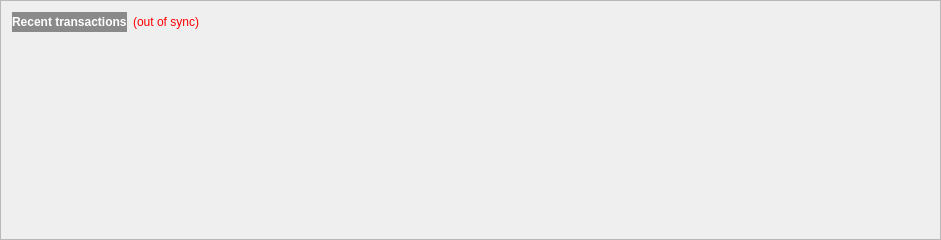
  <widget class="QFrame" name="frame_2">
   <property name="geometry">
    <rect>
     <x>10</x>
     <y>280</y>
     <width>941</width>
     <height>240</height>
    </rect>
   </property>
   <property name="palette">
    <palette>
     <active>
      <colorrole role="WindowText">
       <brush brushstyle="SolidPattern">
        <color alpha="255">
         <red>255</red>
         <green>255</green>
         <blue>255</blue>
        </color>
       </brush>
      </colorrole>
      <colorrole role="Dark">
       <brush brushstyle="SolidPattern">
        <color alpha="255">
         <red>178</red>
         <green>178</green>
         <blue>178</blue>
        </color>
       </brush>
      </colorrole>
      <colorrole role="Mid">
       <brush brushstyle="SolidPattern">
        <color alpha="255">
         <red>178</red>
         <green>178</green>
         <blue>178</blue>
        </color>
       </brush>
      </colorrole>
      <colorrole role="Text">
       <brush brushstyle="SolidPattern">
        <color alpha="255">
         <red>255</red>
         <green>255</green>
         <blue>255</blue>
        </color>
       </brush>
      </colorrole>
      <colorrole role="ButtonText">
       <brush brushstyle="SolidPattern">
        <color alpha="255">
         <red>255</red>
         <green>255</green>
         <blue>255</blue>
        </color>
       </brush>
      </colorrole>
      <colorrole role="HighlightedText">
       <brush brushstyle="SolidPattern">
        <color alpha="255">
         <red>255</red>
         <green>255</green>
         <blue>255</blue>
        </color>
       </brush>
      </colorrole>
     </active>
     <inactive>
      <colorrole role="WindowText">
       <brush brushstyle="SolidPattern">
        <color alpha="255">
         <red>255</red>
         <green>255</green>
         <blue>255</blue>
        </color>
       </brush>
      </colorrole>
      <colorrole role="Dark">
       <brush brushstyle="SolidPattern">
        <color alpha="255">
         <red>178</red>
         <green>178</green>
         <blue>178</blue>
        </color>
       </brush>
      </colorrole>
      <colorrole role="Mid">
       <brush brushstyle="SolidPattern">
        <color alpha="255">
         <red>178</red>
         <green>178</green>
         <blue>178</blue>
        </color>
       </brush>
      </colorrole>
      <colorrole role="Text">
       <brush brushstyle="SolidPattern">
        <color alpha="255">
         <red>255</red>
         <green>255</green>
         <blue>255</blue>
        </color>
       </brush>
      </colorrole>
      <colorrole role="ButtonText">
       <brush brushstyle="SolidPattern">
        <color alpha="255">
         <red>255</red>
         <green>255</green>
         <blue>255</blue>
        </color>
       </brush>
      </colorrole>
      <colorrole role="HighlightedText">
       <brush brushstyle="SolidPattern">
        <color alpha="255">
         <red>255</red>
         <green>255</green>
         <blue>255</blue>
        </color>
       </brush>
      </colorrole>
     </inactive>
     <disabled>
      <colorrole role="WindowText">
       <brush brushstyle="SolidPattern">
        <color alpha="255">
         <red>255</red>
         <green>255</green>
         <blue>255</blue>
        </color>
       </brush>
      </colorrole>
      <colorrole role="Dark">
       <brush brushstyle="SolidPattern">
        <color alpha="255">
         <red>178</red>
         <green>178</green>
         <blue>178</blue>
        </color>
       </brush>
      </colorrole>
      <colorrole role="Mid">
       <brush brushstyle="SolidPattern">
        <color alpha="255">
         <red>178</red>
         <green>178</green>
         <blue>178</blue>
        </color>
       </brush>
      </colorrole>
      <colorrole role="Text">
       <brush brushstyle="SolidPattern">
        <color alpha="255">
         <red>255</red>
         <green>255</green>
         <blue>255</blue>
        </color>
       </brush>
      </colorrole>
      <colorrole role="ButtonText">
       <brush brushstyle="SolidPattern">
        <color alpha="255">
         <red>255</red>
         <green>255</green>
         <blue>255</blue>
        </color>
       </brush>
      </colorrole>
      <colorrole role="HighlightedText">
       <brush brushstyle="SolidPattern">
        <color alpha="255">
         <red>255</red>
         <green>255</green>
         <blue>255</blue>
        </color>
       </brush>
      </colorrole>
     </disabled>
    </palette>
   </property>
   <property name="autoFillBackground">
    <bool>true</bool>
   </property>
   <property name="frameShape">
    <enum>QFrame::StyledPanel</enum>
   </property>
   <property name="frameShadow">
    <enum>QFrame::Raised</enum>
   </property>
   <layout class="QGridLayout" name="gridLayout">
    <item row="0" column="0">
     <layout class="QHBoxLayout" name="horizontalLayout_2">
      <item>
       <widget class="QLabel" name="label_4">
        <property name="autoFillBackground">
         <bool>false</bool>
        </property>
        <property name="styleSheet">
         <string notr="true">background-color: rgb(138, 138, 138);</string>
        </property>
        <property name="text">
         <string>&lt;html&gt;&lt;head/&gt;&lt;body&gt;&lt;p&gt;&lt;span style=&quot; font-weight:600; color:#ffffff;&quot;&gt;Recent transactions&lt;/span&gt;&lt;/p&gt;&lt;/body&gt;&lt;/html&gt;</string>
        </property>
       </widget>
      </item>
      <item>
       <widget class="QLabel" name="labelTransactionsStatus">
        <property name="palette">
         <palette>
          <active>
           <colorrole role="WindowText">
            <brush brushstyle="SolidPattern">
             <color alpha="255">
              <red>255</red>
              <green>0</green>
              <blue>0</blue>
             </color>
            </brush>
           </colorrole>
           <colorrole role="Button">
            <brush brushstyle="SolidPattern">
             <color alpha="255">
              <red>178</red>
              <green>178</green>
              <blue>178</blue>
             </color>
            </brush>
           </colorrole>
           <colorrole role="Dark">
            <brush brushstyle="SolidPattern">
             <color alpha="255">
              <red>178</red>
              <green>178</green>
              <blue>178</blue>
             </color>
            </brush>
           </colorrole>
           <colorrole role="Text">
            <brush brushstyle="SolidPattern">
             <color alpha="255">
              <red>255</red>
              <green>0</green>
              <blue>0</blue>
             </color>
            </brush>
           </colorrole>
           <colorrole role="ButtonText">
            <brush brushstyle="SolidPattern">
             <color alpha="255">
              <red>255</red>
              <green>0</green>
              <blue>0</blue>
             </color>
            </brush>
           </colorrole>
          </active>
          <inactive>
           <colorrole role="WindowText">
            <brush brushstyle="SolidPattern">
             <color alpha="255">
              <red>255</red>
              <green>0</green>
              <blue>0</blue>
             </color>
            </brush>
           </colorrole>
           <colorrole role="Button">
            <brush brushstyle="SolidPattern">
             <color alpha="255">
              <red>178</red>
              <green>178</green>
              <blue>178</blue>
             </color>
            </brush>
           </colorrole>
           <colorrole role="Dark">
            <brush brushstyle="SolidPattern">
             <color alpha="255">
              <red>178</red>
              <green>178</green>
              <blue>178</blue>
             </color>
            </brush>
           </colorrole>
           <colorrole role="Text">
            <brush brushstyle="SolidPattern">
             <color alpha="255">
              <red>255</red>
              <green>0</green>
              <blue>0</blue>
             </color>
            </brush>
           </colorrole>
           <colorrole role="ButtonText">
            <brush brushstyle="SolidPattern">
             <color alpha="255">
              <red>255</red>
              <green>0</green>
              <blue>0</blue>
             </color>
            </brush>
           </colorrole>
          </inactive>
          <disabled>
           <colorrole role="WindowText">
            <brush brushstyle="SolidPattern">
             <color alpha="255">
              <red>255</red>
              <green>0</green>
              <blue>0</blue>
             </color>
            </brush>
           </colorrole>
           <colorrole role="Button">
            <brush brushstyle="SolidPattern">
             <color alpha="255">
              <red>178</red>
              <green>178</green>
              <blue>178</blue>
             </color>
            </brush>
           </colorrole>
           <colorrole role="Dark">
            <brush brushstyle="SolidPattern">
             <color alpha="255">
              <red>178</red>
              <green>178</green>
              <blue>178</blue>
             </color>
            </brush>
           </colorrole>
           <colorrole role="Text">
            <brush brushstyle="SolidPattern">
             <color alpha="255">
              <red>255</red>
              <green>0</green>
              <blue>0</blue>
             </color>
            </brush>
           </colorrole>
           <colorrole role="ButtonText">
            <brush brushstyle="SolidPattern">
             <color alpha="255">
              <red>255</red>
              <green>0</green>
              <blue>0</blue>
             </color>
            </brush>
           </colorrole>
          </disabled>
         </palette>
        </property>
        <property name="toolTip">
         <string>The displayed information may be out of date. Your wallet automatically synchronizes with the Sterlingcoin network after a connection is established, but this process has not completed yet.</string>
        </property>
        <property name="autoFillBackground">
         <bool>false</bool>
        </property>
        <property name="styleSheet">
         <string notr="true">QLabel { color: red; }
background-color: rgb(138, 138, 138);</string>
        </property>
        <property name="text">
         <string notr="true">(out of sync)</string>
        </property>
        <property name="alignment">
         <set>Qt::AlignRight|Qt::AlignTrailing|Qt::AlignVCenter</set>
        </property>
       </widget>
      </item>
      <item>
       <spacer name="horizontalSpacer">
        <property name="autoFillBackground">
         <bool>true</bool>
        </property>
        <property name="orientation">
         <enum>Qt::Horizontal</enum>
        </property>
        <property name="sizeHint" stdset="0">
         <size>
          <width>40</width>
          <height>20</height>
         </size>
        </property>
       </spacer>
      </item>
     </layout>
    </item>
    <item row="1" column="0">
     <widget class="QListView" name="listTransactions">
      <property name="palette">
       <palette>
        <active>
         <colorrole role="WindowText">
          <brush brushstyle="SolidPattern">
           <color alpha="255">
            <red>255</red>
            <green>255</green>
            <blue>255</blue>
           </color>
          </brush>
         </colorrole>
         <colorrole role="Button">
          <brush brushstyle="SolidPattern">
           <color alpha="0">
            <red>0</red>
            <green>0</green>
            <blue>0</blue>
           </color>
          </brush>
         </colorrole>
         <colorrole role="Light">
          <brush brushstyle="SolidPattern">
           <color alpha="255">
            <red>255</red>
            <green>255</green>
            <blue>255</blue>
           </color>
          </brush>
         </colorrole>
         <colorrole role="Midlight">
          <brush brushstyle="SolidPattern">
           <color alpha="255">
            <red>178</red>
            <green>178</green>
            <blue>178</blue>
           </color>
          </brush>
         </colorrole>
         <colorrole role="Dark">
          <brush brushstyle="SolidPattern">
           <color alpha="255">
            <red>178</red>
            <green>178</green>
            <blue>178</blue>
           </color>
          </brush>
         </colorrole>
         <colorrole role="Mid">
          <brush brushstyle="SolidPattern">
           <color alpha="255">
            <red>178</red>
            <green>178</green>
            <blue>178</blue>
           </color>
          </brush>
         </colorrole>
         <colorrole role="Text">
          <brush brushstyle="SolidPattern">
           <color alpha="255">
            <red>255</red>
            <green>255</green>
            <blue>255</blue>
           </color>
          </brush>
         </colorrole>
         <colorrole role="ButtonText">
          <brush brushstyle="SolidPattern">
           <color alpha="255">
            <red>255</red>
            <green>255</green>
            <blue>255</blue>
           </color>
          </brush>
         </colorrole>
         <colorrole role="Base">
          <brush brushstyle="NoBrush">
           <color alpha="255">
            <red>0</red>
            <green>0</green>
            <blue>0</blue>
           </color>
          </brush>
         </colorrole>
         <colorrole role="Window">
          <brush brushstyle="SolidPattern">
           <color alpha="0">
            <red>0</red>
            <green>0</green>
            <blue>0</blue>
           </color>
          </brush>
         </colorrole>
         <colorrole role="HighlightedText">
          <brush brushstyle="SolidPattern">
           <color alpha="255">
            <red>255</red>
            <green>255</green>
            <blue>255</blue>
           </color>
          </brush>
         </colorrole>
         <colorrole role="AlternateBase">
          <brush brushstyle="SolidPattern">
           <color alpha="255">
            <red>178</red>
            <green>178</green>
            <blue>178</blue>
           </color>
          </brush>
         </colorrole>
         <colorrole role="NoRole">
          <brush brushstyle="SolidPattern">
           <color alpha="255">
            <red>178</red>
            <green>178</green>
            <blue>178</blue>
           </color>
          </brush>
         </colorrole>
         <colorrole role="ToolTipBase">
          <brush brushstyle="SolidPattern">
           <color alpha="255">
            <red>178</red>
            <green>178</green>
            <blue>178</blue>
           </color>
          </brush>
         </colorrole>
        </active>
        <inactive>
         <colorrole role="WindowText">
          <brush brushstyle="SolidPattern">
           <color alpha="255">
            <red>255</red>
            <green>255</green>
            <blue>255</blue>
           </color>
          </brush>
         </colorrole>
         <colorrole role="Button">
          <brush brushstyle="SolidPattern">
           <color alpha="0">
            <red>0</red>
            <green>0</green>
            <blue>0</blue>
           </color>
          </brush>
         </colorrole>
         <colorrole role="Light">
          <brush brushstyle="SolidPattern">
           <color alpha="255">
            <red>255</red>
            <green>255</green>
            <blue>255</blue>
           </color>
          </brush>
         </colorrole>
         <colorrole role="Midlight">
          <brush brushstyle="SolidPattern">
           <color alpha="255">
            <red>178</red>
            <green>178</green>
            <blue>178</blue>
           </color>
          </brush>
         </colorrole>
         <colorrole role="Dark">
          <brush brushstyle="SolidPattern">
           <color alpha="255">
            <red>178</red>
            <green>178</green>
            <blue>178</blue>
           </color>
          </brush>
         </colorrole>
         <colorrole role="Mid">
          <brush brushstyle="SolidPattern">
           <color alpha="255">
            <red>178</red>
            <green>178</green>
            <blue>178</blue>
           </color>
          </brush>
         </colorrole>
         <colorrole role="Text">
          <brush brushstyle="SolidPattern">
           <color alpha="255">
            <red>255</red>
            <green>255</green>
            <blue>255</blue>
           </color>
          </brush>
         </colorrole>
         <colorrole role="ButtonText">
          <brush brushstyle="SolidPattern">
           <color alpha="255">
            <red>255</red>
            <green>255</green>
            <blue>255</blue>
           </color>
          </brush>
         </colorrole>
         <colorrole role="Base">
          <brush brushstyle="NoBrush">
           <color alpha="255">
            <red>0</red>
            <green>0</green>
            <blue>0</blue>
           </color>
          </brush>
         </colorrole>
         <colorrole role="Window">
          <brush brushstyle="SolidPattern">
           <color alpha="0">
            <red>0</red>
            <green>0</green>
            <blue>0</blue>
           </color>
          </brush>
         </colorrole>
         <colorrole role="HighlightedText">
          <brush brushstyle="SolidPattern">
           <color alpha="255">
            <red>255</red>
            <green>255</green>
            <blue>255</blue>
           </color>
          </brush>
         </colorrole>
         <colorrole role="AlternateBase">
          <brush brushstyle="SolidPattern">
           <color alpha="255">
            <red>178</red>
            <green>178</green>
            <blue>178</blue>
           </color>
          </brush>
         </colorrole>
         <colorrole role="NoRole">
          <brush brushstyle="SolidPattern">
           <color alpha="255">
            <red>178</red>
            <green>178</green>
            <blue>178</blue>
           </color>
          </brush>
         </colorrole>
         <colorrole role="ToolTipBase">
          <brush brushstyle="SolidPattern">
           <color alpha="255">
            <red>178</red>
            <green>178</green>
            <blue>178</blue>
           </color>
          </brush>
         </colorrole>
        </inactive>
        <disabled>
         <colorrole role="WindowText">
          <brush brushstyle="SolidPattern">
           <color alpha="255">
            <red>255</red>
            <green>255</green>
            <blue>255</blue>
           </color>
          </brush>
         </colorrole>
         <colorrole role="Button">
          <brush brushstyle="SolidPattern">
           <color alpha="0">
            <red>0</red>
            <green>0</green>
            <blue>0</blue>
           </color>
          </brush>
         </colorrole>
         <colorrole role="Light">
          <brush brushstyle="SolidPattern">
           <color alpha="255">
            <red>255</red>
            <green>255</green>
            <blue>255</blue>
           </color>
          </brush>
         </colorrole>
         <colorrole role="Midlight">
          <brush brushstyle="SolidPattern">
           <color alpha="255">
            <red>178</red>
            <green>178</green>
            <blue>178</blue>
           </color>
          </brush>
         </colorrole>
         <colorrole role="Dark">
          <brush brushstyle="SolidPattern">
           <color alpha="255">
            <red>178</red>
            <green>178</green>
            <blue>178</blue>
           </color>
          </brush>
         </colorrole>
         <colorrole role="Mid">
          <brush brushstyle="SolidPattern">
           <color alpha="255">
            <red>178</red>
            <green>178</green>
            <blue>178</blue>
           </color>
          </brush>
         </colorrole>
         <colorrole role="Text">
          <brush brushstyle="SolidPattern">
           <color alpha="255">
            <red>255</red>
            <green>255</green>
            <blue>255</blue>
           </color>
          </brush>
         </colorrole>
         <colorrole role="ButtonText">
          <brush brushstyle="SolidPattern">
           <color alpha="255">
            <red>255</red>
            <green>255</green>
            <blue>255</blue>
           </color>
          </brush>
         </colorrole>
         <colorrole role="Base">
          <brush brushstyle="NoBrush">
           <color alpha="255">
            <red>0</red>
            <green>0</green>
            <blue>0</blue>
           </color>
          </brush>
         </colorrole>
         <colorrole role="Window">
          <brush brushstyle="SolidPattern">
           <color alpha="0">
            <red>0</red>
            <green>0</green>
            <blue>0</blue>
           </color>
          </brush>
         </colorrole>
         <colorrole role="HighlightedText">
          <brush brushstyle="SolidPattern">
           <color alpha="255">
            <red>255</red>
            <green>255</green>
            <blue>255</blue>
           </color>
          </brush>
         </colorrole>
         <colorrole role="AlternateBase">
          <brush brushstyle="SolidPattern">
           <color alpha="255">
            <red>178</red>
            <green>178</green>
            <blue>178</blue>
           </color>
          </brush>
         </colorrole>
         <colorrole role="NoRole">
          <brush brushstyle="SolidPattern">
           <color alpha="255">
            <red>178</red>
            <green>178</green>
            <blue>178</blue>
           </color>
          </brush>
         </colorrole>
         <colorrole role="ToolTipBase">
          <brush brushstyle="SolidPattern">
           <color alpha="255">
            <red>178</red>
            <green>178</green>
            <blue>178</blue>
           </color>
          </brush>
         </colorrole>
        </disabled>
       </palette>
      </property>
      <property name="autoFillBackground">
       <bool>true</bool>
      </property>
      <property name="styleSheet">
       <string notr="true">QListView { background: transparent; }</string>
      </property>
      <property name="frameShape">
       <enum>QFrame::NoFrame</enum>
      </property>
      <property name="verticalScrollBarPolicy">
       <enum>Qt::ScrollBarAlwaysOff</enum>
      </property>
      <property name="horizontalScrollBarPolicy">
       <enum>Qt::ScrollBarAlwaysOff</enum>
      </property>
      <property name="selectionMode">
       <enum>QAbstractItemView::NoSelection</enum>
      </property>
     </widget>
    </item>
   </layout>
  </widget>
